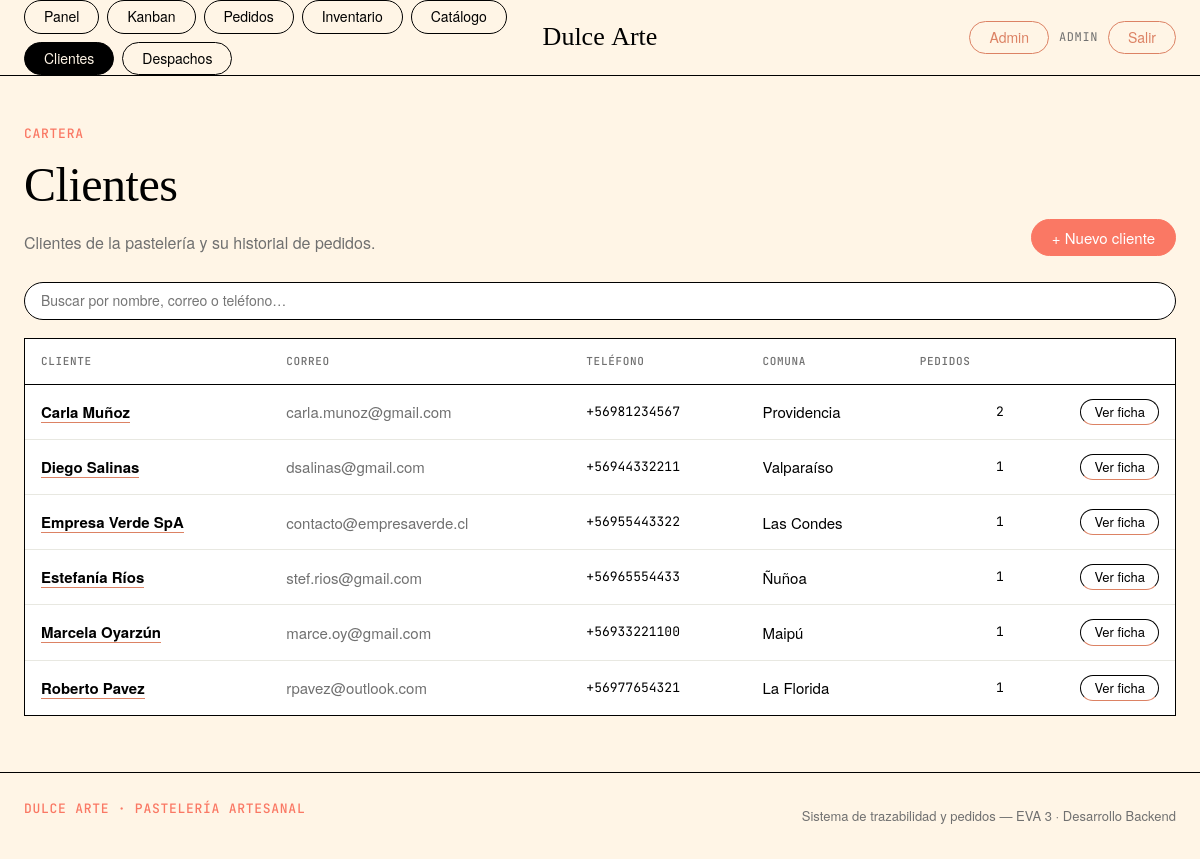
The app's page /clientes/ (signed in) with its own data.
### core/models.py (models this page shows, shortened)
class TimeStampedModel(models.Model):
    creado = models.DateTimeField("creado", auto_now_add=True)
    actualizado = models.DateTimeField("actualizado", auto_now=True)
    class Meta:
        abstract = True
        ordering = ["-creado"]

class Cliente(TimeStampedModel):
    nombre = models.CharField("nombre", max_length=180)
    email = models.EmailField("correo", blank=True)
    telefono = models.CharField("teléfono", max_length=30, blank=True)
    direccion = models.CharField("dirección", max_length=255, blank=True)
    comuna = models.CharField("comuna", max_length=120, blank=True)
    notas = models.TextField("notas", blank=True)
    activo = models.BooleanField("activo", default=True)
    class Meta:
        verbose_name = "cliente"
        verbose_name_plural = "clientes"
        ordering = ["nombre"]
    def get_absolute_url(self):
        return reverse("core:cliente_detalle", args=[self.pk])

### core/views.py (the view)
# urls.py: path("clientes/", views.clientes, name="clientes"),
@login_required
def clientes(request):
    qs = Cliente.objects.all()
    search = request.GET.get("q")
    if search:
        qs = qs.filter(
            Q(nombre__icontains=search)
            | Q(email__icontains=search)
            | Q(telefono__icontains=search)
        )
    return render(request, "core/clientes.html", {"clientes": qs, "q": search or ""})

### core/context_processors.py (called while the page is built)
def rol_usuario(request):
    user = getattr(request, "user", None)
    if user is not None and user.is_authenticated:
        from core.decorators import rol_de
        return {"user_rol": rol_de(user)}
    return {"user_rol": ""}

### templates/core/clientes.html (shortened to what this page needs)
{% extends "core/base.html" %}
{% load humanize %}
{% block content %}
<div class="page-head">
  <div>
    <span class="eyebrow">Cartera</span>
    <h1>Clientes</h1>
    <p class="muted" style="margin:0">Clientes de la pastelería y su historial de pedidos.</p>
  </div>
  <div class="page-head__actions">
    <a class="btn btn--primary" href="{% url 'admin:core_cliente_add' %}">+ Nuevo cliente</a>
  </div>
</div>
<form class="filters" data-autosubmit method="get">
  <input type="text" name="q" value="{{ q }}" placeholder="Buscar por nombre, correo o teléfono…">
</form>
{% if clientes %}
<div class="table-wrap">
  <table class="data">
    <thead>
      <tr><th>Cliente</th><th>Correo</th><th>Teléfono</th><th>Comuna</th><th class="right">Pedidos</th><th></th></tr>
    </thead>
    <tbody>
      {% for c in clientes %}
      <tr>
        <td><a href="{{ c.get_absolute_url }}"><b>{{ c.nombre }}</b></a></td>
        <td class="muted">{{ c.email|default:"—" }}</td>
        <td class="mono nowrap">{{ c.telefono|default:"—" }}</td>
        <td>{{ c.comuna|default:"—" }}</td>
        <td class="right mono">{{ c.pedidos.count }}</td>
        <td class="right"><a class="pill pill--sm" href="{{ c.get_absolute_url }}">Ver ficha</a></td>
      </tr>
      {% endfor %}
    </tbody>
  </table>
</div>
{% else %}
<div class="empty">
  <div class="empty__icon">🧑‍🍳</div>
  <h3>Sin clientes{% if q %} para “{{ q }}”{% endif %}</h3>
  <a class="btn btn--primary" href="{% url 'admin:core_cliente_add' %}">Crear cliente</a>
</div>
{% endif %}
{% endblock %}

### templates/core/base.html (shortened to what this page needs)
{% load static %}<!DOCTYPE html>
<html lang="es">
<head>
  <link rel="stylesheet" href="{% static 'css/app.css' %}">
</head>
<body class="{% block body_class %}{% endblock %}">
{% if user.is_authenticated %}
<header class="nav">
  <div class="nav__inner container">
    <nav class="nav__links" aria-label="Principal">
      <a class="pill {% if request.resolver_match.url_name == 'inicio' %}pill--active{% endif %}" href="{% url 'core:inicio' %}">Panel</a>
      {% if user_rol == 'cocina' or user_rol == 'admin' %}
      <a class="pill {% if request.resolver_match.app_name == 'core' and request.resolver_match.url_name in 'pedidos,pedido_detalle,kanban' %}pill--active{% endif %}" href="{% url 'core:kanban' %}">Kanban</a>
      {% endif %}
      <a class="pill {% if request.resolver_match.url_name == 'pedidos' %}pill--active{% endif %}" href="{% url 'core:pedidos' %}">Pedidos</a>
      <a class="pill {% if request.resolver_match.url_name in 'insumos,insumo_detalle' %}pill--active{% endif %}" href="{% url 'core:insumos' %}">Inventario</a>
      <a class="pill {% if request.resolver_match.url_name in 'productos,producto_detalle' %}pill--active{% endif %}" href="{% url 'core:productos' %}">Catálogo</a>
      <a class="pill {% if request.resolver_match.url_name in 'clientes,cliente_detalle' %}pill--active{% endif %}" href="{% url 'core:clientes' %}">Clientes</a>
      <a class="pill {% if request.resolver_match.url_name in 'despachos,despacho_detalle' %}pill--active{% endif %}" href="{% url 'core:despachos' %}">Despachos</a>
    </nav>
    <a class="nav__logo" href="{% url 'core:inicio' %}">Dulce&nbsp;Arte</a>
    <div class="nav__right">
      {% if user.is_staff %}
        <a class="pill pill--quiet" href="{% url 'admin:index' %}" title="Django Admin">Admin</a>
      {% endif %}
      <span class="nav__user">{{ user.first_name|default:user.username }}</span>
      <a class="pill pill--quiet" href="{% url 'core:logout' %}">Salir</a>
    </div>
  </div>
</header>
{% endif %}
<main class="{% block main_class %}container{% endblock %}">
  {% block content %}{% endblock %}
</main>
{% if user.is_authenticated %}
<footer class="footer">
  <div class="container footer__inner">
    <span class="eyebrow">Dulce Arte · Pastelería Artesanal</span>
    <span class="footer__meta">Sistema de trazabilidad y pedidos — EVA 3 · Desarrollo Backend</span>
  </div>
</footer>
{% endif %}
</body>
</html>

### records on screen
Cliente: nombre "Carla Muñoz", email "carla.munoz@gmail.com", telefono "+56981234567", comuna "Providencia", pedidos.count "2"
Cliente: nombre "Diego Salinas", email "dsalinas@gmail.com", telefono "+56944332211", comuna "Valparaíso", pedidos.count "1"
Cliente: nombre "Empresa Verde SpA", email "contacto@empresaverde.cl", telefono "+56955443322", comuna "Las Condes", pedidos.count "1"
Cliente: nombre "Estefanía Ríos", email "stef.rios@gmail.com", telefono "+56965554433", comuna "Ñuñoa", pedidos.count "1"
Cliente: nombre "Marcela Oyarzún", email "marce.oy@gmail.com", telefono "+56933221100", comuna "Maipú", pedidos.count "1"
Cliente: nombre "Roberto Pavez", email "rpavez@outlook.com", telefono "+56977654321", comuna "La Florida", pedidos.count "1"

### other values on screen
{{ user.first_name|default:user.username }} "ADMIN"
